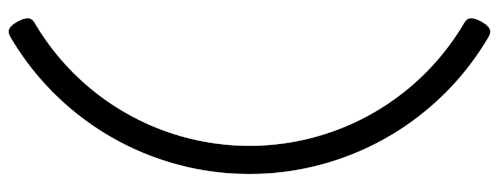
#> input picture resources/bit_starter.jpg, 500 x 188 px
$ python thresholdFinal.py   (older library calls are emulated)
#> lines starting #> are read from the running program, lines starting #| are printed output that depends on the picture; after the words box and inside, x2 and y2 are one past the last pixel; in counts of white or black regions, pixels touching at a corner belong together
### imageRecognition/stampFuncs.py
import cv2 as cv
import numpy as np
import math
import sys
import random


# --------------------------------------------------------------------------------
font = cv.FONT_HERSHEY_SIMPLEX
bit_colors = [ (255,0,0), (0,255,255), (0,255,0), (0,0,255), (255,255,0) ]

TRASH_CUTOFF = 2
STAMP_CUTOFF = 30
AREA_CUTOFF = 0

# [11 lines of commented-out code are left out]
THRESH_START = (0, 148, 252)
THRESH_END = (105, 350, 350)

# out height is fixed, so we can fix our stamp size
STAMP_W = 75
STAMP_H = 75
BIT_PERCENT_AREA = 0.15

# cropping area
#ACTIVE_AREA = [ [669,  86],
#                [1470, 133],
#                [572,  995],
#                [1546, 997] ]

#ACTIVE_AREA = [ [605,  80],
#                [1395, 117],
#                [532,  1015],
#                [1475, 1000] ]

ACTIVE_AREA = [ [588,  130],
                [1395, 137],
                [509,  1030],
                [1475, 1003] ]

#720
CAMERA_CALIB_MTX = np.array(
    [[ 874.90931472,    0.,          658.1936634 ],
     [   0.,          878.7926458,   385.33508979],
     [   0.,            0.,            1.        ]]
, np.float)


#720
CAMERA_CALIB_DIST = np.array(
    [[-0.35168813,  0.13369811, -0.00114138, -0.00110096, -0.02812739]]
    , np.float)


#1080
CAMERA_CALIB_MTX = np.array(
    [[  1.24001474e+04,   0.00000000e+00,   9.53052572e+02],
     [  0.00000000e+00,   7.21448228e+03,   5.37881141e+02],
     [  0.00000000e+00,   0.00000000e+00,   1.00000000e+00]]
, np.float)

#1080
CAMERA_CALIB_DIST = np.array(
[[ -7.74490514e+00,  -1.31558309e+02,  -2.40244863e-02, -2.86903700e-03, 1.18994236e+04]]
    , np.float)


# --------------------------------------------------------------------------------
IMG_BIT_STARTER = "../resources/bit_starter.jpg"
#IMG_BIT_STARTER = "../resources/bit_starter_03.jpg"
stamp_original = cv.imread(IMG_BIT_STARTER)
#> stamp_original is the input picture: shape (188, 500, 3); min 0, max 255, mean 212.2
stamp_starter = cv.imread(IMG_BIT_STARTER)
stamp_starter = cv.cvtColor(stamp_starter, cv.COLOR_BGR2GRAY)
ret, thresh_starter = cv.threshold(stamp_starter, 127, 255, 0)
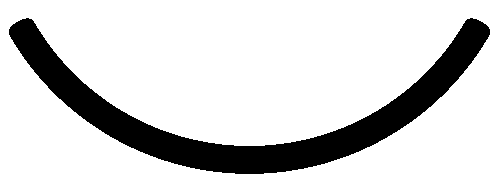
#> thresh_starter: shape (188, 500); 83.2% white; 1 black region, box (x1, y1, x2, y2) and area: (9, 18, 490, 174) 15752
stamp_starter = ~thresh_starter
#> stamp_starter: shape (188, 500); 16.8% white; 1 white region

im, contours_starter, hierarchy_starter = cv.findContours ( stamp_starter, cv.RETR_TREE, cv.CHAIN_APPROX_SIMPLE )
#> contours_starter = 1 contour; box (x1, y1, x2, y2) and area: (9, 18, 490, 174) 15239
cv.drawContours( stamp_original, contours_starter, -1, (255,0,0), 3 )
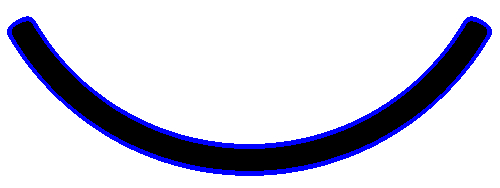
#> stamp_original: shape (188, 500, 3); 5.45% of pixels changed, all inside (x1, y1, x2, y2) = (7, 16, 492, 176)
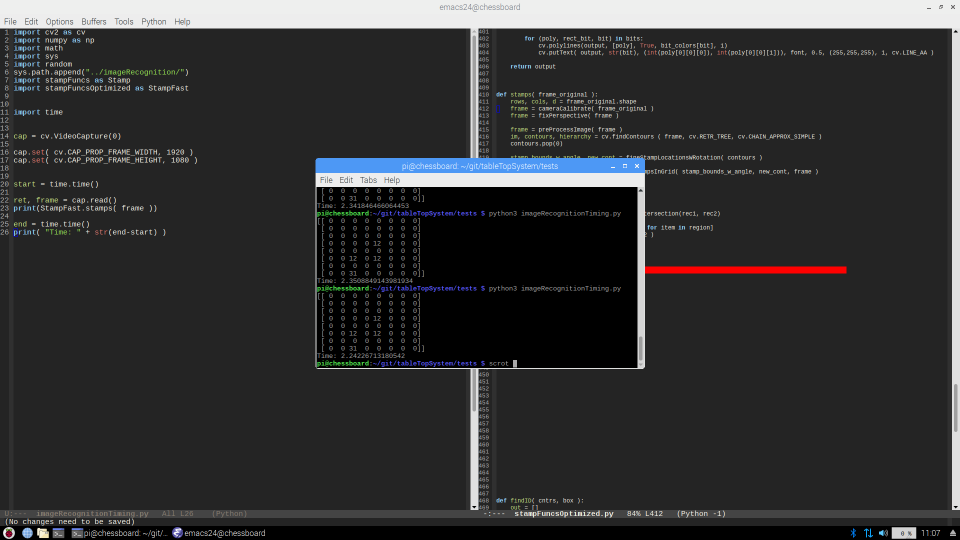
#> input picture tests/2019-03-29-110713_1920x1080_scrot.png, 1920 x 1080 px, given in place of the camera (shown at 1/2 size)
#> further down, frame_original is the input picture: shape (1080, 1920, 3); mean B, G, R 52, 51.2, 51

# --------------------------------------------------------------------------------
bit_locations = [
    (0, 0.15, 0.5, 0.35),
    (0.5, 0.15, 0.5, 0.35),
    (0, 0.5, 0.35, 0.5),
    (0.35, 0.5, 0.3, 0.5),
    (0.65, 0.5, 0.35, 0.5)
]


# ----------------------------------------------------------------------------------------------------
# ----------------------------------------------------------------------------------------------------
# ----------------------------------------------------------------------------------------------------

# Perspecitive Fix calculations
(tl, tr, bl, br) = ACTIVE_AREA
widthA = np.sqrt(((br[0] - bl[0]) ** 2) + ((br[1] - bl[1]) ** 2))
widthB = np.sqrt(((tr[0] - tl[0]) ** 2) + ((tr[1] - tl[1]) ** 2))
perspective_maxWidth = max(int(widthA), int(widthB))

heightA = np.sqrt(((tr[0] - br[0]) ** 2) + ((tr[1] - br[1]) ** 2))
heightB = np.sqrt(((tl[0] - bl[0]) ** 2) + ((tl[1] - bl[1]) ** 2))
perspective_maxHeight = max(int(heightA), int(heightB))

perspecitive_dst = np.array([
    [0, 0],
    [perspective_maxWidth - 1, 0],
    [0, perspective_maxHeight - 1],
    [perspective_maxWidth - 1, perspective_maxHeight - 1]], dtype = "float32")

perspecitive_src = np.float32( ACTIVE_AREA )
perspective_M = cv.getPerspectiveTransform( perspecitive_src, perspecitive_dst )


# ----------------------------------------------------------------------------------------------------
# ----------------------------------------------------------------------------------------------------
# ----------------------------------------------------------------------------------------------------

# [50 lines left out: functions floodFillSelect, rotateBound, returnStamp, stampContours, not called in this run]


# ----------------------------------------------------------------------------------------------------
def cameraCalibrate( image ):
    global CAMERA_CALIB_MTX
    global CAMERA_CALIB_DIST

    h,  w = image.shape[:2]
#> h = 1080; w = 1920
    newcameramtx, roi = cv.getOptimalNewCameraMatrix( CAMERA_CALIB_MTX, CAMERA_CALIB_DIST, (w,h), 1, (w,h))
#> roi = (55, 29, 1809, 1017)
    mapx, mapy = cv.initUndistortRectifyMap(CAMERA_CALIB_MTX, CAMERA_CALIB_DIST, None, newcameramtx, (w,h), 5)
    frame_calib = cv.remap(image, mapx,mapy, cv.INTER_LINEAR)
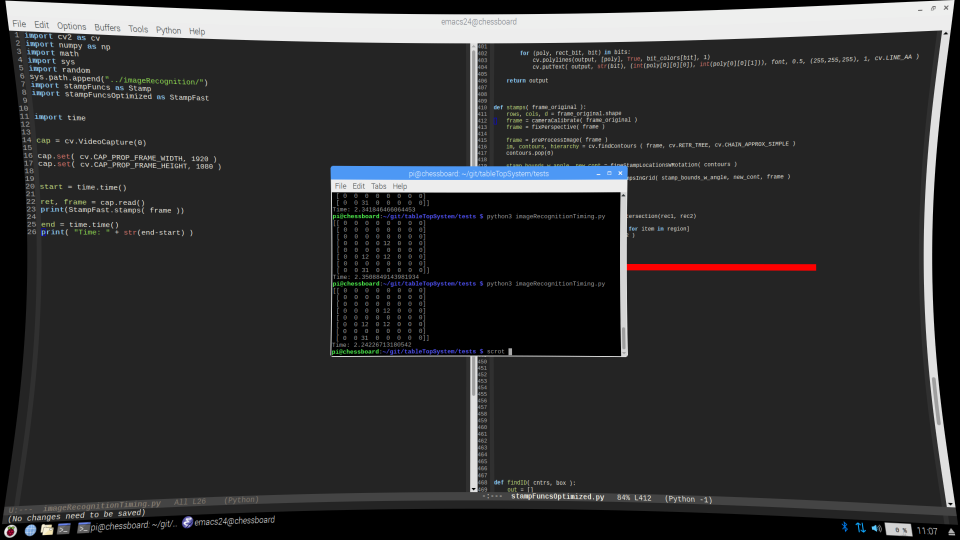
#> frame_calib: shape (1080, 1920, 3) (shown at 1/2 size); mean B, G, R 49.2, 48.6, 48.4
    return frame_calib


# [297 lines left out: functions fixPerspective, preProcessImage, findStampLocations, fineStampLocationsWRotation, findIDwRotation, stampsInGrid and 4 more, not called in this run]


def recArea( rec ):
    # x, y, w, h
    return rec[2]*rec[3]

def safeTuple(inputList):
    return tuple(map(lambda x: int(x), inputList))

# [14 lines left out: functions union, intersection, not called in this run]


### tests/thresholdFinal.py
import cv2 as cv
import numpy as np
import math
import sys
import random
sys.path.append("../imageRecognition/")
import stampFuncs as Stamp
import imutils

cap = cv.VideoCapture(0)
cap.set( cv.CAP_PROP_FRAME_WIDTH, 1920 )
cap.set( cv.CAP_PROP_FRAME_HEIGHT, 1080 )

thresh_Hs = 0
thresh_Ss = 0
thresh_Vs = 0
thresh_He = 255
thresh_Se = 255
thresh_Ve = 255

def Hs_range(x):
    global thresh_Hs
    thresh_Hs = x

def Ss_range(x):
    global thresh_Ss
    thresh_Ss = x

def Vs_range(x):
    global thresh_Vs
    thresh_Vs = x

def He_range(x):
    global thresh_He
    thresh_He = x

def Se_range(x):
    global thresh_Se
    thresh_Se = x

def Ve_range(x):
    global thresh_Ve
    thresh_Ve = x

cv.namedWindow( 'test', cv.WINDOW_NORMAL)
cv.createTrackbar('H_S', 'test', 0, 350, Hs_range)
cv.createTrackbar('H_E', 'test', 0, 350, He_range)
cv.createTrackbar('S_S', 'test', 0, 350, Ss_range)
cv.createTrackbar('S_E', 'test', 0, 350, Se_range)
cv.createTrackbar('V_S', 'test', 0, 350, Vs_range)
cv.createTrackbar('V_E', 'test', 0, 350, Ve_range)

cv.namedWindow( 'display', cv.WINDOW_NORMAL)

while( True ):
    ret, frame_original = cap.read()

    frame_original = Stamp.cameraCalibrate( frame_original )
    # [7 lines of commented-out code are left out]

    cv.imshow( "display", frame_original )
    #cv.imshow( "test", frame_lab )

    if cv.waitKey(1) & 0xFF == ord('q'):
#> (key q is pressed here)
        break
